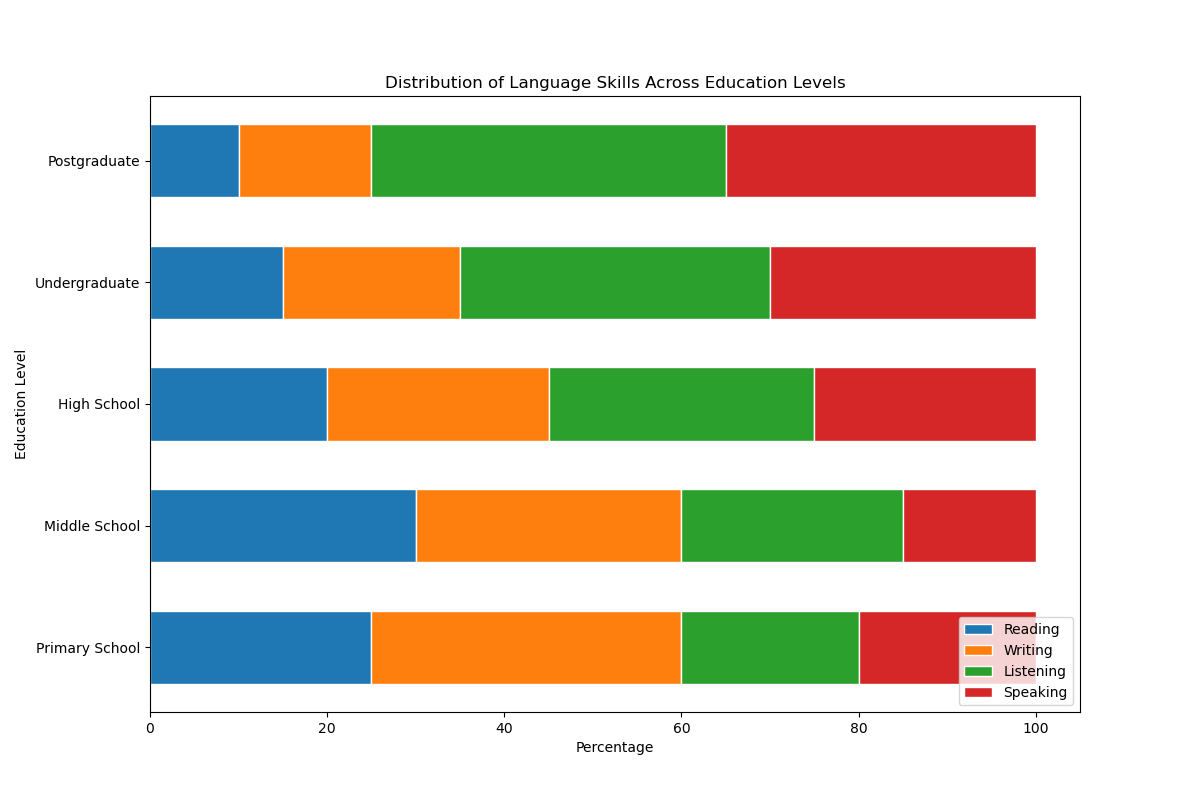

Generate this figure with Python:
import matplotlib.pyplot as plt
import numpy as np

data = {
    'Category': ['Primary School', 'Middle School', 'High School', 'Undergraduate', 'Postgraduate'],
    'Reading': [25, 30, 20, 15, 10],
    'Writing': [35, 30, 25, 20, 15],
    'Listening': [20, 25, 30, 35, 40],
    'Speaking': [20, 15, 25, 30, 35]
}

categories = data['Category']
reading = np.array(data['Reading'])
writing = np.array(data['Writing'])
listening = np.array(data['Listening'])
speaking = np.array(data['Speaking'])

barWidth = 0.6

r = range(len(categories))

# Create a stacked bar chart
plt.figure(figsize=(12, 8))

plt.barh(r, reading, color='#1f77b4', edgecolor='white', height=barWidth, label='Reading')
plt.barh(r, writing, left=reading, color='#ff7f0e', edgecolor='white', height=barWidth, label='Writing')
plt.barh(r, listening, left=reading + writing, color='#2ca02c', edgecolor='white', height=barWidth, label='Listening')
plt.barh(r, speaking, left=reading + writing + listening, color='#d62728', edgecolor='white', height=barWidth, label='Speaking')

# Add labels
plt.xlabel('Percentage')
plt.ylabel('Education Level')
plt.title('Distribution of Language Skills Across Education Levels')
plt.yticks(r, categories)
plt.legend(loc='lower right')

plt.show()
